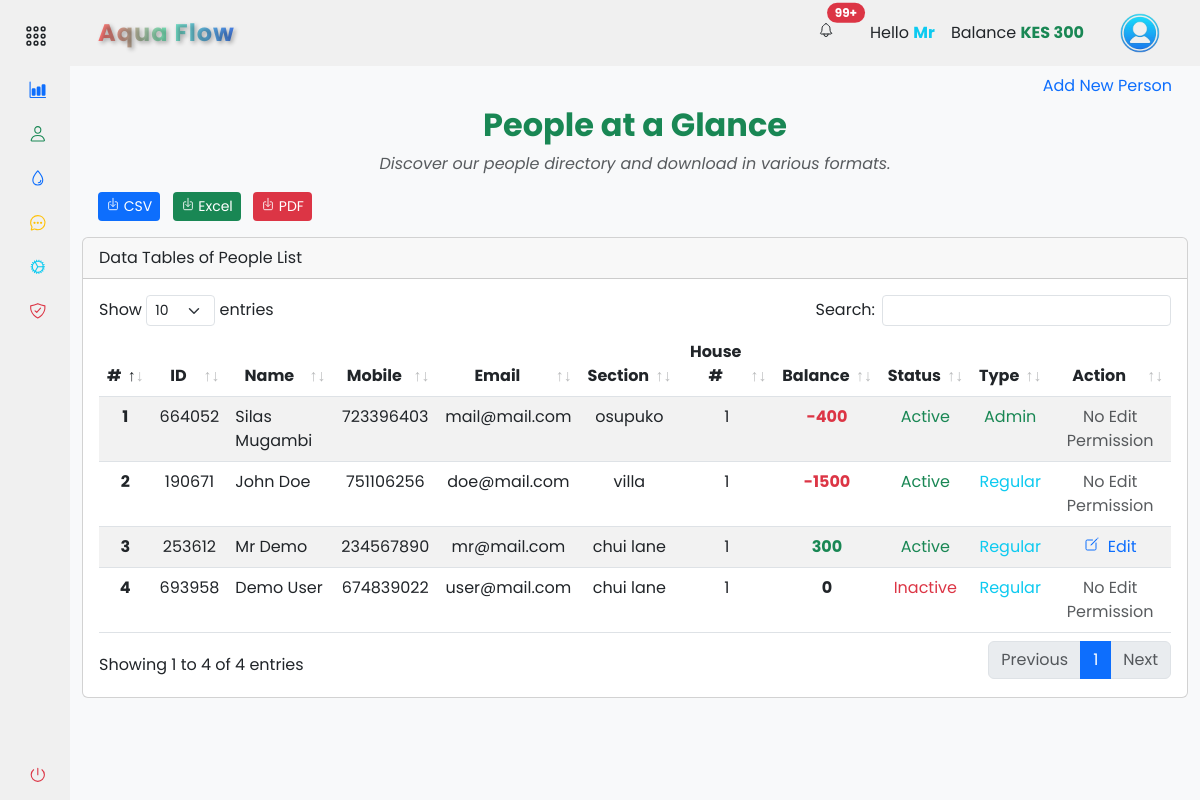
Before: /accounts/people/people_list (signed in) with the older database file.
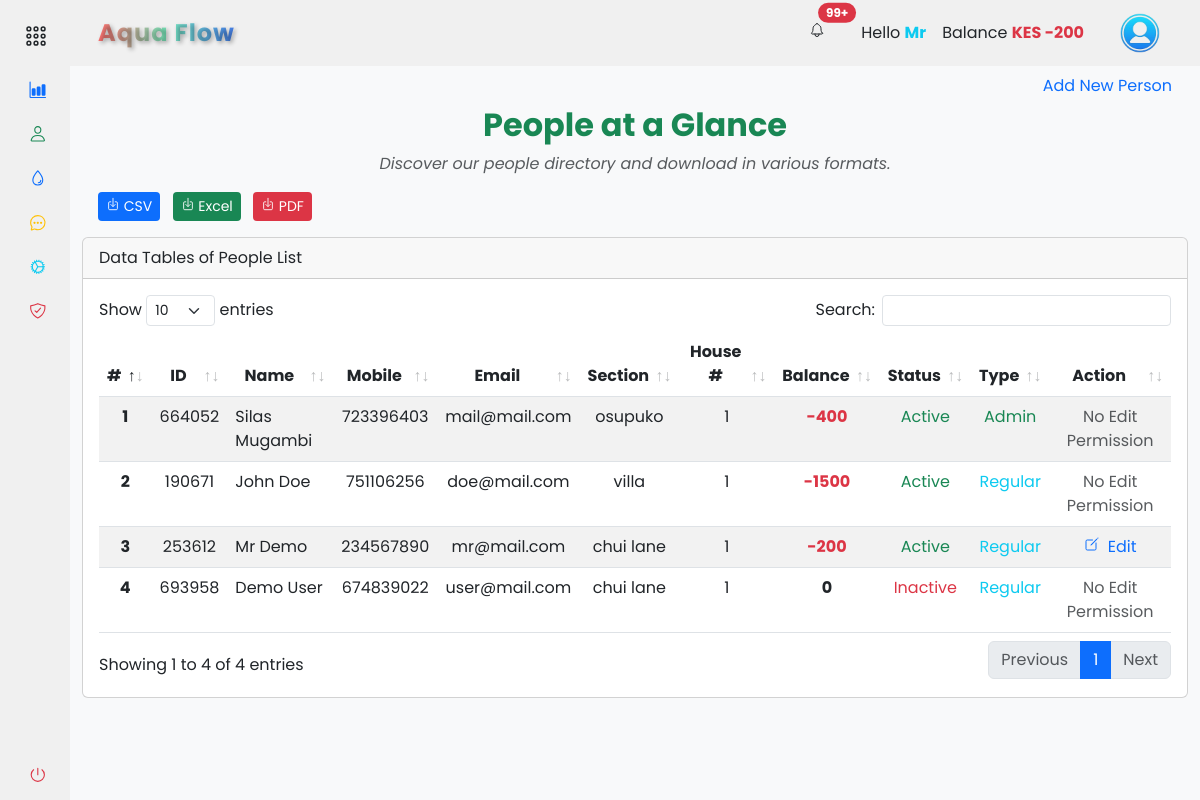
After: the same page with the newer database file.
### app/backend/database/models.py (models this page shows, shortened)
class User(db.Model, UserMixin):
    id = db.Column(db.Integer, primary_key=True)
    mobile_number = db.Column(db.String(20), unique=True, nullable=False)
    password_hash = db.Column(db.String(128), nullable=False)
    first_name = db.Column(db.String(50))
    last_name = db.Column(db.String(50))
    email = db.Column(db.String(120))
    house_section = db.Column(db.String(50))
    house_number = db.Column(db.String(20))
    profile_image = db.Column(db.String(255))
    is_active = db.Column(db.Boolean, default=True)
    is_admin = db.Column(db.Boolean, default=False)
    balance = db.Column(db.Float, default=0)
    unique_user_id = db.Column(db.String(6), unique=True, nullable=True)
    meter_readings = db.relationship('MeterReading', backref='user', lazy=True)
    payments = db.relationship('Payment', backref='user', lazy=True)

### app/backend/accounts/people/routes.py (the view)
@people_bp.route('/people_list', methods=['GET', 'POST'])
@login_required
def people_list():
    if current_user.is_authenticated:
        people_list = User.query.all()
        add_form = AddUserForm()
        house_sections = []
        settings = Settings.query.first()
        if settings:
            house_sections = [(section, section) for section in settings.house_sections.split(',')]
        return render_template('accounts/people_list.html', people_list=people_list, house_sections=house_sections, form=add_form, hide_footer=True)
    else:
        return redirect(url_for('auth.login'))

### app/backend/accounts/people/forms.py (shortened to what this page needs)
class AddUserForm(FlaskForm):
    first_name = StringField('First Name', validators=[DataRequired(), Length(max=50)])
    last_name = StringField('Last Name', validators=[DataRequired(), Length(max=50)])
    mobile_number = StringField('Mobile Number', validators=[DataRequired(), Length(min=10, max=20)])
    email = StringField('Email', validators=[Optional(), Length(max=50)])
    house_section = SelectField('House Section', validators=[DataRequired()], coerce=str)
    house_number = StringField('House Number', validators=[DataRequired(), Length(max=50)])
    password = PasswordField('Password', validators=[DataRequired(), Length(min=6), EqualTo('confirm_password', message='Passwords must match')])
    confirm_password = PasswordField('Confirm Password', validators=[DataRequired()])
    submit = SubmitField('Register')

### app/backend/accounts/accounts_context.py (called while the page is built)
def inject_now():
    return {'now': datetime.utcnow() + timedelta(hours=3)}

### app/frontend/templates/accounts/people_list.html (shortened to what the changed rows need)
{% extends "base.html" %} {% block content %}
<section class="container-fluid">
  <div class="text-center">
    <h2 class="fw-bold text-success mb-2">People at a Glance</h2>
  </div>
  <div class="col-md-12">
    <div class="card mt-3 mb-3">
      <div class="card-body">
        <div class="table-responsive">
          <table
            class="table table-striped text-center data-table"
            style="width: 100%"
          >
            <thead>
              <tr>
                <th scope="col">#</th>
                <th scope="col">ID</th>
                <th scope="col">Name</th>
                <th scope="col">Mobile</th>
                <th scope="col">Email</th>
                <th scope="col">Section</th>
                <th scope="col">House #</th>
                <th scope="col">Balance</th>
                <th scope="col">Status</th>
                <th scope="col">Type</th>
                <th scope="col">Action</th>
              </tr>
            </thead>
            <tbody>
              {% for person in people_list %}
              <tr>
                <th scope="row">{{ person.id }}</th>
                <td>{{ person.unique_user_id }}</td>
                <td class="text-start">
                  {{ person.first_name.title() ~ " " ~ person.last_name.title()
                  }}
                </td>
                <td>{{ person.mobile_number }}</td>
                <td>{{ person.email }}</td>
                <td>{{ person.house_section }}</td>
                <td>{{ person.house_number }}</td>
                <td
                  class="fw-bold text-center {% if person.balance > 0 %}text-success{% elif person.balance == 0 %}text-dark{% else %}text-danger{% endif %}"
                >
                  {{ "%0.0f"|format(person.balance) }}
                </td>
                <td>
                  {% if person.is_active %}<span class="text-success"
                    >Active</span
                  >{% else %}<span class="text-danger">Inactive</span>{% endif
                  %}
                </td>
                <td>
                  {% if person.is_admin %}<span class="text-success">Admin</span
                  >{% else %}<span class="text-info">Regular</span>{% endif %}
                </td>
                <td class="text-center">
                  {% if current_user.is_admin or current_user.id == person.id
                  %}<a
                    href="{{ url_for('accounts.people.edit_user', user_id=person.id) }}"
                    ><ion-icon name="create-outline" class="me-2"></ion-icon
                    >Edit</a
                  >{% else %}<span class="text-muted">No Edit Permission</span
                  >{% endif %}
                </td>
              </tr>
              {% endfor %}
            </tbody>
          </table>
        </div>
      </div>
    </div>
  </div>
</section>
{% endblock %}

### app/frontend/templates/components/navbar.html (shortened to what this page needs)
{% if not hide_navbar %}
<header
  id="navbar"
  class="navbar navbar-expand-lg sticky-sm-top {% if not current_user.is_authenticated %}bg-dark{% endif %}"
>
  <div class="container-fluid">
    <a
      class="navbar-brand text-center d-flex align-items-center fw-bold ms-3 {% if not current_user.is_authenticated %}text-light{% else %}gradient-text{% endif %}"
      href="#"
    >
      {% if company_name %}{{ company_name.title() }}{% else %}ApoGen{% endif %}
    </a>
    <div class="collapse navbar-collapse" id="navbarToggler">
      <div class="d-flex align-items-center ms-auto">
         {% if current_user.is_authenticated %}
        <ul class="navbar-nav me-3">
          <li class="nav-item me-3">
            <a class="nav-link text-dark position-relative" href="#">
              <ion-icon name="notifications-outline" class="me-1"></ion-icon>
              <span
                class="position-absolute top-0 start-100 translate-middle badge rounded-pill bg-danger"
              >
                99+ <span class="visually-hidden">unread messages</span>
              </span>
            </a>
          </li>
          <li class="nav-item">
            <a class="nav-link text-dark">
              Hello
              <span class="text-info fw-bold"
                >{{ current_user.first_name.title() }}</span
              >
            </a>
          </li>
          <li class="nav-item">
            <a class="nav-link text-dark">
              Balance
              <span
                class="fw-bold {% if current_user.balance > 0 %}text-success{% elif current_user.balance == 0 %}text-dark{% else %}text-danger{% endif %}"
                >KES {{ "%0.0f"|format(current_user.balance) }}</span
              >
            </a>
          </li>
        </ul>
        <div class="btn-group">
          <button
            type="button"
            class="btn navbar-brand rounded-circle border-0"
            data-bs-toggle="dropdown"
            aria-expanded="false"
          >
            <img
              src="{{ url_for('static', filename='images/user.png') }}"
              alt="logo image"
              height="40px"
              width="40px"
            />
          </button>
        </div>
        {% endif %}
      </div>
    </div>
  </div>
</header>
{% endif %}

Changed rows visible on the page:
changed User "Mr Demo": balance "300" → "-200"
